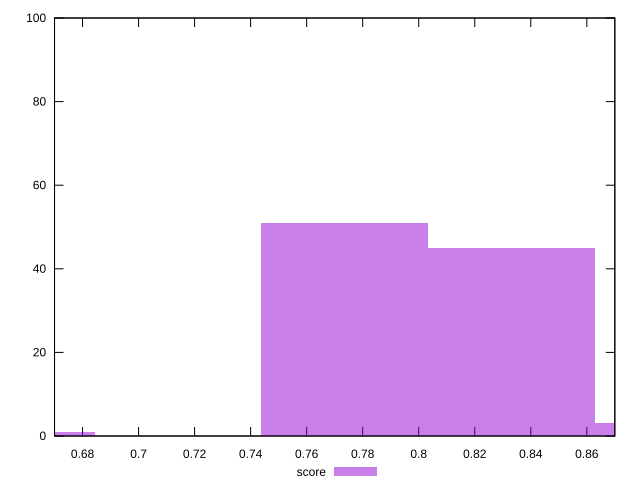

Write the gnuplot code that produced this figure.
reset

$score <<EOF
0.833064027297909 45
0.7735594539194869 51
0.892568600676331 3
0.6545503071626427 1
EOF

set key outside below
set boxwidth 0.05950457337842207
set xrange [0.67:0.87]
set yrange [0:100]
set trange [0:100]
set style fill transparent solid 0.5 noborder
set terminal svg size 640, 490 enhanced background rgb 'white'
set output "reports/report_00033_2021-03-01T14-23-16.841Z/total-blocking-time/samples/astro-cached/score/histogram.svg"

plot $score title "score" with boxes

reset
